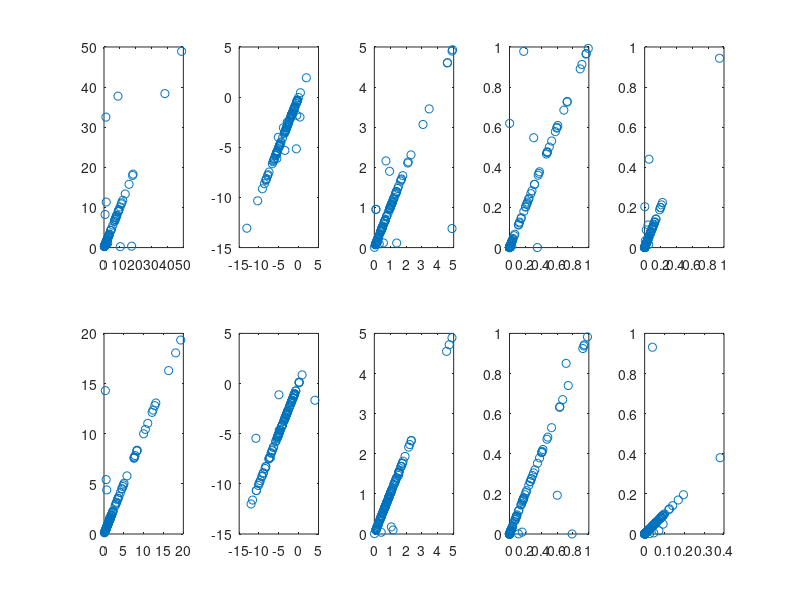

MATLAB code for this plot:
clear all
close all
clc


load Learning_All_2017_12_08
A = [squeeze(LEARN_parametersLPP([1:47 49:101],:,2,1)),squeeze(LEARN_parametersLPP([1:47 49:101],:,2,2))];

load Learning_All_2018_02_27
B = squeeze(LEARN_parametersLPP(:,:,7));

figure
for k = 1:10
    subplot(2,5,k);
    plot(A(:,k),B(:,k),'o')
end